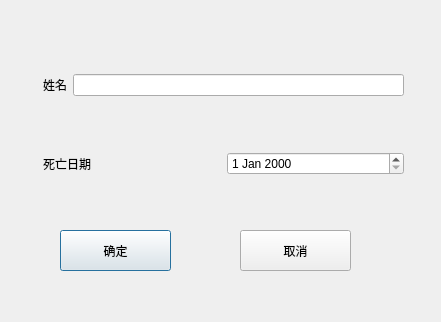
<?xml version="1.0" encoding="UTF-8"?>
<ui version="4.0">
 <class>demo_change</class>
 <widget class="QDialog" name="demo_change">
  <property name="geometry">
   <rect>
    <x>0</x>
    <y>0</y>
    <width>441</width>
    <height>322</height>
   </rect>
  </property>
  <property name="windowTitle">
   <string>Dialog</string>
  </property>
  <widget class="QPushButton" name="pushButton">
   <property name="geometry">
    <rect>
     <x>60</x>
     <y>230</y>
     <width>111</width>
     <height>41</height>
    </rect>
   </property>
   <property name="text">
    <string>确定</string>
   </property>
   <property name="autoDefault">
    <bool>false</bool>
   </property>
   <property name="default">
    <bool>true</bool>
   </property>
  </widget>
  <widget class="QPushButton" name="pushButton_2">
   <property name="geometry">
    <rect>
     <x>240</x>
     <y>230</y>
     <width>111</width>
     <height>41</height>
    </rect>
   </property>
   <property name="text">
    <string>取消</string>
   </property>
   <property name="autoDefault">
    <bool>false</bool>
   </property>
  </widget>
  <widget class="QWidget" name="">
   <property name="geometry">
    <rect>
     <x>43</x>
     <y>24</y>
     <width>361</width>
     <height>201</height>
    </rect>
   </property>
   <layout class="QVBoxLayout" name="verticalLayout">
    <item>
     <layout class="QHBoxLayout" name="horizontalLayout_2">
      <item>
       <widget class="QLabel" name="label">
        <property name="text">
         <string>姓名</string>
        </property>
       </widget>
      </item>
      <item>
       <widget class="QLineEdit" name="lineEdit"/>
      </item>
     </layout>
    </item>
    <item>
     <layout class="QHBoxLayout" name="horizontalLayout">
      <item>
       <widget class="QLabel" name="label_2">
        <property name="text">
         <string>死亡日期</string>
        </property>
       </widget>
      </item>
      <item>
       <widget class="QDateEdit" name="dateEdit"/>
      </item>
     </layout>
    </item>
   </layout>
  </widget>
 </widget>
 <resources/>
 <connections/>
</ui>
